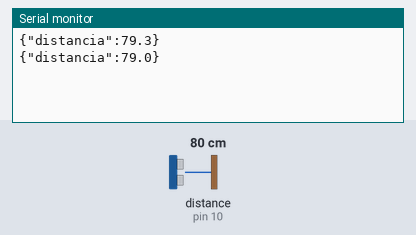
A sketch run on a simulated Arduino Uno, built with avr-gcc and run on an emulated ATmega328P. Shown: the last lines printed to the serial monitor. Wiring (inferred from the names in the program): ultrasonic range finder: trigger pin 9; echo pin 10. Inputs (shaded band) come from the test bench; at power-on: distance to the obstacle (sensor on pin 10) 80 cm. The echo pulse lasts 58.3 µs per cm.

Above: at 2.8 s.
2.9 s: distance to the obstacle (sensor on pin 10) set to 2 cm
At 4.9 s:
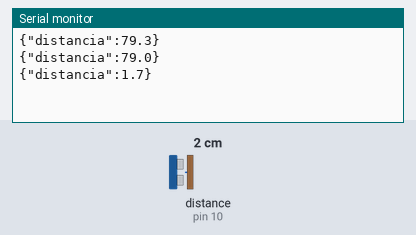
5.6 s: distance to the obstacle (sensor on pin 10) set to 4 cm
At 6.5 s:
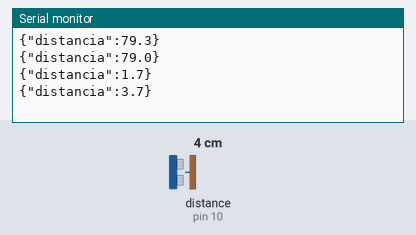
Timing chart, 0 to 8.6 s (numbered marks = the images above; inputs shaded):
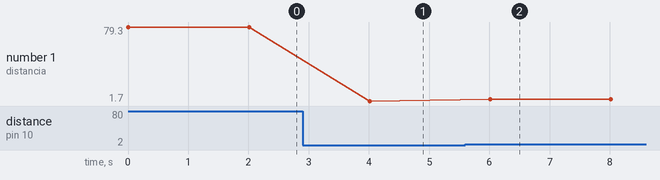

The sketch:

estacao.ino
```cpp
// Estação Meteorológica — sensor ultrassônico HC-SR04
// Envia apenas a distância bruta; o servidor Python faz o mapeamento
// para temperatura, umidade e pressão.

const int trigPin = 9;
const int echoPin = 10;

float lerDistancia() {
  digitalWrite(trigPin, LOW);
  delayMicroseconds(2);
  digitalWrite(trigPin, HIGH);
  delayMicroseconds(10);
  digitalWrite(trigPin, LOW);

  long duracao = pulseIn(echoPin, HIGH, 30000); // timeout 30 ms
  if (duracao == 0) return -1;                  // sem eco

  return duracao * 0.034 / 2.0;
}

void setup() {
  Serial.begin(9600);
  pinMode(trigPin, OUTPUT);
  pinMode(echoPin, INPUT);
}

void loop() {
  float distancia = lerDistancia();

  if (distancia < 0) {
    delay(500);
    return;
  }

  Serial.print("{\"distancia\":");
  Serial.print(distancia, 1);
  Serial.println("}");

  delay(2000);
}
```

Measured:
- after the input at 2.9 s, the serial monitor: prints a new line after 1.1 s (image 1)
- after the input at 5.6 s, the serial monitor: prints a new line after 0.41 s (image 2)
- plotted number 1: 79 → 1.7 after the input at 2.9 s, 1.7 → 3.7 after the input at 5.6 s
